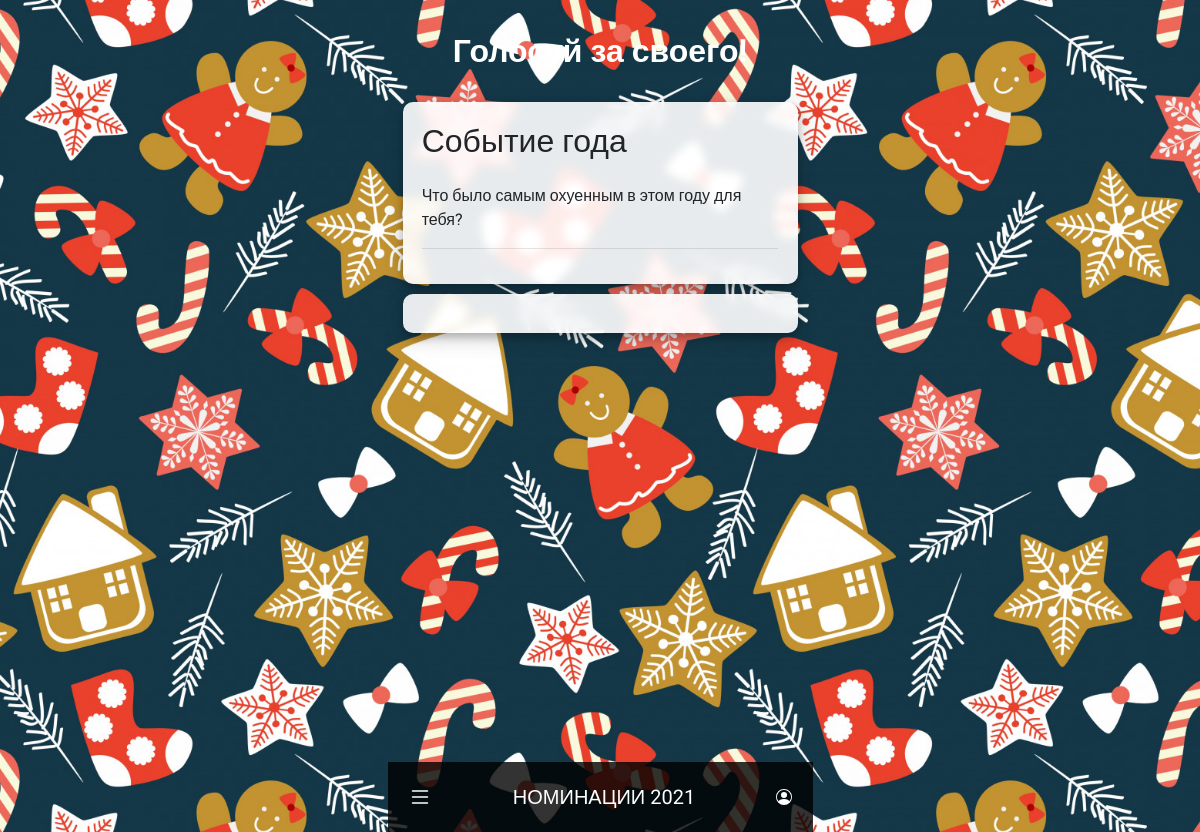
The page /nomination/11/ on the database its author committed.
### votes/models.py (models this page shows, shortened)
class Nominations(models.Model):
    title = models.CharField(max_length=45, null=False, blank=False, unique=True, verbose_name='Номинация')
    description = models.CharField(max_length=500, null=False, blank=False, verbose_name='Описание')

### votes/views.py (the view)
# urls.py: path('nomination/<int:pk>/', WinnerView.as_view(), name='winner'),
class WinnerView(DetailView):
    model = Nominations
    def get_context_data(self, *, object_list=None, **kwargs):
        context = super(WinnerView, self).get_context_data(**kwargs)
        winner = User.objects.get(pk=1)
        nom = Votes.objects.filter(nominee=1).count()
        for user in User.objects.all():
            votes = Votes.objects.filter(nominee=user.id)
            print("ГОЛОСААААААА  ", votes.count())
            if votes.count() > nom:
                winner = user
                nom = votes.count()
        context['winner'] = winner
        return context

### votes/templates/votes/nominations_detail.html (shortened to what this page needs)
{% extends 'votes/base.html' %}
{% block content %}
<section class="main-section">
    <h2 style="color: white; margin: 1em; text-align: center;"><strong>Голосуй за своего!</strong></h2>
    <article style="padding: 1.2em; border-radius: 10px;{% if nomination.pk in voted %}background-color:#abffe6;{% endif %}">
        <h2>
            {{ nominations.title }}
        </h2>
        <p class="expand" style="margin-top: 1.5em">
            {{ nominations.description }}
        </p>
        <hr>
    </article>
    <article style="padding: 1.2em; border-radius: 10px;{% if nomination.pk in voted %}background-color:#abffe6;{% endif %}">
    </article>
</section>
{% endblock content %}

### votes/static/votes/main.css (style rules this page uses)
* { box-sizing: border-box; margin: 0px; padding: 0px; text-decoration: none; font-family: 'Roboto', verdana, sans-serif; }
html, body { height: 100%; }
body { margin: auto; max-width: 425px; background-attachment: fixed; background-position: center; background-repeat: no-repeat; background-size: cover; background-image: url("../static/media/christmas-pattern.jpg"); }
article { padding: 10px; margin-bottom: 10px; background: rgba(255, 255, 255, 0.9); border-radius: 2px; backdrop-filter: blur(4px); box-shadow: 0 4px 8px 0 rgba(0, 0, 0, 0.2), 0 6px 20px 0 rgba(0, 0, 0, 0.19); }
p { margin-top: 10px; }
h1, h2, h3, h4 { font-weight: normal; }
section { padding-bottom: 4.5em; }

### rows shown on the page
Nominations: title "Событие года", description "Что было самым охуенным в этом году для тебя?"
